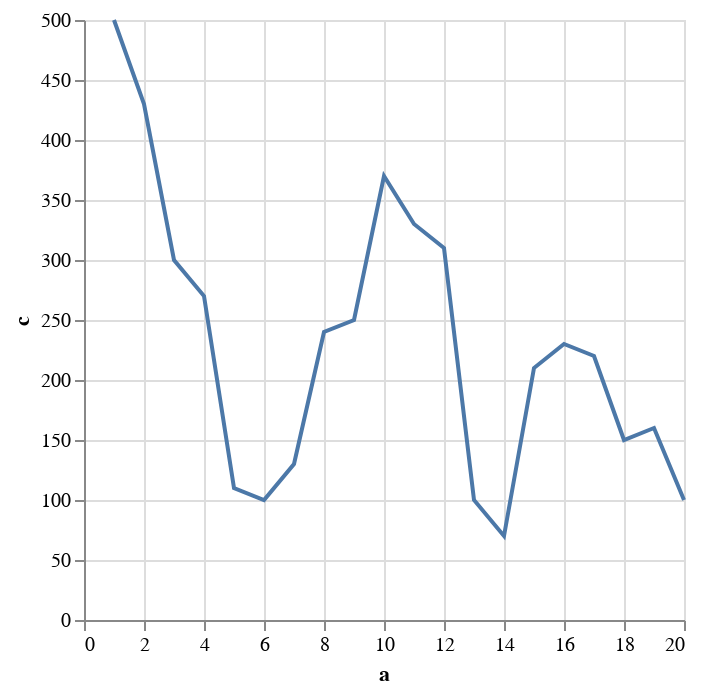

The notebook cell saved with this chart:
### Code cell
alt.Chart(random_df).mark_line().encode(
    x="a",
    y="c",
)

### Figure 1 — Vega-Lite specification as saved in the notebook (floating-point values rounded to 4 significant figures)
{"config": {"view": {"continuousWidth": 300, "continuousHeight": 300}}, "data": {"name": "data-06c45c95ede5c7f29698daa415db1c71"}, "mark": {"type": "line"}, "encoding": {"x": {"field": "a", "type": "quantitative"}, "y": {"field": "c", "type": "quantitative"}}, "$schema": "https://vega.github.io/schema/vega-lite/v5.20.1.json", "datasets": {"data-06c45c95ede5c7f29698daa415db1c71": [{"a": 1, "b": "a", "c": 500}, {"a": 2, "b": "b", "c": 430}, {"a": 3, "b": "q", "c": 300}, {"a": 4, "b": "c", "c": 270}, {"a": 5, "b": "a", "c": 110}, {"a": 6, "b": "c", "c": 100}, {"a": 7, "b": "n", "c": 130}, {"a": 8, "b": "c", "c": 240}, {"a": 9, "b": "p", "c": 250}, {"a": 10, "b": "b", "c": 370}, {"a": 11, "b": "c", "c": 330}, {"a": 12, "b": "n", "c": 310}, {"a": 13, "b": "q", "c": 100}, {"a": 14, "b": "r", "c": 70}, {"a": 15, "b": "a", "c": 210}, {"a": 16, "b": "b", "c": 230}, {"a": 17, "b": "c", "c": 220}, {"a": 18, "b": "b", "c": 150}, {"a": 19, "b": "b", "c": 160}, {"a": 20, "b": "b", "c": 100}]}}
